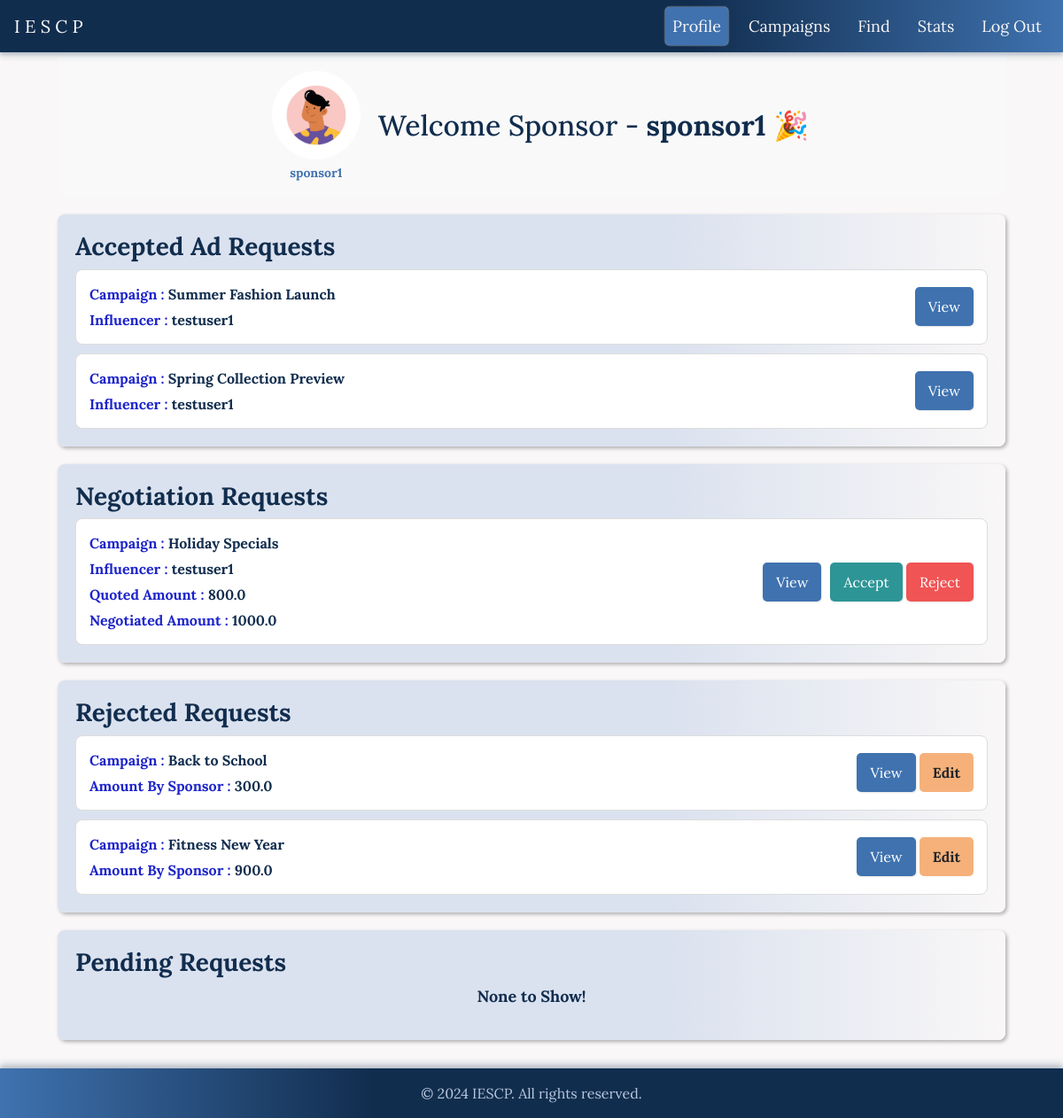
Page /sponsor/dashboard (signed in) on the committed database.
### app/models.py (models this page shows, shortened)
class User(db.Model):
    id = db.Column(db.Integer, primary_key=True)
    username = db.Column(db.String(64), unique=True, nullable=False)
    email = db.Column(db.String(120), unique=True, nullable=False)
    password_hash = db.Column(db.String(128))
    role = db.Column(db.String(64), nullable=False)
    campaigns = db.relationship('Campaign', backref='sponsor', lazy=True)
    ad_requests = db.relationship('AdRequest', backref='influencer', lazy=True)

class AdRequest(db.Model):
    id = db.Column(db.Integer, primary_key=True)
    campaign_id = db.Column(db.Integer, db.ForeignKey('campaign.id'), nullable=False)
    influencer_id = db.Column(db.Integer, db.ForeignKey('user.id'), nullable=False)
    messages = db.Column(db.Text, nullable=True)
    requirements = db.Column(db.Text, nullable=False)
    payment_amount = db.Column(db.Float, nullable=False)
    status = db.Column(db.String(10), nullable=False)

class Campaign(db.Model):
    id = db.Column(db.Integer, primary_key=True)
    name = db.Column(db.String(64), nullable=False)
    description = db.Column(db.Text, nullable=False)
    start_date = db.Column(db.DateTime, default=datetime.utcnow)
    end_date = db.Column(db.DateTime)
    budget = db.Column(db.Float, nullable=False)
    visibility = db.Column(db.String(10), nullable=False)
    goals = db.Column(db.Text, nullable=False)
    sponsor_id = db.Column(db.Integer, db.ForeignKey('user.id'), nullable=False)
    ad_requests = db.relationship('AdRequest', backref='campaign', lazy=True)

### app/routes.py (the view)
@app.route('/sponsor/dashboard')
def sponsor_dashboard():
    user_id = session.get('user_id')
    user = User.query.get(user_id)
    if not user or user.role != 'sponsor':
        return redirect(url_for('login'))
    negotiations = aliased(Negotiations)
    ad_requests = db.session.query(
        AdRequest,
        Campaign,
        User.username.label('influencer_name'),
        func.coalesce(negotiations.new_amount, 0.0).label('new_amount')
        ).join(
            Campaign,
            AdRequest.campaign_id == Campaign.id
        ).join(
            User,
            User.id == AdRequest.influencer_id
        ).outerjoin(
            negotiations,
            AdRequest.id == negotiations.ad_id
        ).filter(
            Campaign.sponsor_id == user_id
        ).all()
    pending_requests = []
    accepted_requests = []
    rejected_requests = []
    negotiated_requests = []
    others=[]
    for ad_request, campaign, influencer_name, new_amount in ad_requests:
        if ad_request.status in ['Accepted']:
            accepted_requests.append((ad_request, campaign, influencer_name, new_amount))
        elif ad_request.status in ['Pending']:
            pending_requests.append((ad_request, campaign, influencer_name, new_amount))
        elif ad_request.status in ['Completed']:
            rejected_requests.append((ad_request, campaign, influencer_name, new_amount))
        elif ad_request.status in ['Negotiated']:
            negotiated_requests.append((ad_request, campaign, influencer_name, new_amount))
        else:
            others.append((ad_request, campaign, influencer_name, new_amount))
    return render_template('sponsor_dashboard.html',
                           username=user.username,
                           accepted_requests=accepted_requests,
                           pending_requests=pending_requests,
                           rejected_requests=rejected_requests,
                           negotiated_requests=negotiated_requests,
                           influencer_name=influencer_name,
                           title='Sponsor Dashboard',
                           active_page='profile')

### app/templates/sponsor_dashboard.html (shortened to what this page needs)
{% extends "navbar_after_login.html" %}
{% block styles %}
  <link rel="stylesheet" href="{{ url_for('static', filename='/css/sponsor_dashboard.css') }}">
{% endblock %}
{% block content %}
<div class="dashboard">
    <div class="profile-section">
        <div class="avatar-container">
            <div class="avatar">
                <img src="{{ url_for('static', filename='/images/influencer.jpg') }}" alt="Profile">
            </div>
            <p class="role-tag"><a href="#" id="profile-link" data-toggle="modal" data-target="#profileModal" data-user_id="{{session['user_id']}}"><b>{{username}}</b></a></p>
        </div>
        <div class="welcome-text">
            <h2>Welcome Sponsor - <b>{{username}}</b> <span class="party-popper">🎉</span></h2>
        </div>
    </div>
    <div class="campaign-section">
        <h3>Accepted Ad Requests</h3>
        <div class="campaign-list">
            {% if accepted_requests %}
            {% for ad_request, campaign, influencer_name, new_amount in accepted_requests %}
                <div class="campaign-tab">
                    <div class="campaign-info">
                        <span><strong style="color:#1D24CA">Campaign : </strong> <b>{{ campaign.name }}</b></span>
                        <span><strong style="color:#1D24CA">Influencer : </strong> <b>{{ influencer_name }}</b></span>
                    </div>
                    <div class="campaign-actions">
                        <button class="btn btn-view" data-toggle="modal" data-target="#campaignModal"
                                data-campaign-name="{{ campaign.name }}"
                                data-sponsor-name="{{influencer_name}}"
                                data-campaign-description="{{ campaign.description }}"
                                data-campaign-requirements="{{ ad_request.requirements }}"
                                data-campaign-payment="{{ ad_request.payment_amount }}"
                                data-campaign-status="{{ ad_request.status }}"
                                data-campaign-messages="{{ ad_request.messages }}">View</button>
                    </div>
                </div>
                {% endfor %}
                {% else %}
                <p style="text-align: center; font-size: large; font-weight: bold;">None to Show!</p>
                {% endif %}
        </div>
    </div>
    <div class="request-section">
        <h3>Negotiation Requests</h3>
        <div class="request-list">
            {% if negotiated_requests %}
            {% for ad_request, campaign, sponsor_name,new_amount in negotiated_requests %}
                <div class="request-tab">
                    <div class="request-info">
                        <span><strong style="color:#1D24CA">Campaign : </strong> <b>{{ campaign.name }}</b></span>
                        <span><strong style="color:#1D24CA">Influencer : </strong> <b>{{ influencer_name }}</b></span>
                        <span><strong style="color:#1D24CA">Quoted Amount : </strong> <b>{{ ad_request.payment_amount }}</b></span>
                        <span><strong style="color:#1D24CA">Negotiated Amount : </strong> <b>{{ new_amount }}</b></span>
                    </div>
                    <div class="request-actions">
                        <button class="btn btn-view" data-toggle="modal" data-target="#adModal"
                                data-campaign-name="{{ campaign.name }}"
                                data-sponsor-name="{{sponsor_name}}"
                                data-campaign-description="{{ campaign.description }}"
                                data-campaign-requirements="{{ ad_request.requirements }}"
                                data-campaign-payment="{{ ad_request.payment_amount }}">View</button>
                        <div id="button-container-negotiation">
                          <button class="btn btn-accept" data-ad-request-id="{{ ad_request.id }}">Accept</button>
                          <button class="btn btn-reject" data-ad-request-id="{{ ad_request.id }}">Reject</button>
                        </div>
                    </div>
                </div>
                {% endfor %}
                {% else %}
                <p style="text-align: center; font-size: large; font-weight: bold;">None to Show!</p>
                {% endif %}
        </div>
    </div>
    <div class="campaign-section">
        <h3>Rejected Requests</h3>
        <div class="campaign-list">
            {% if rejected_requests %}
            {% for ad_request, campaign, sponsor_name, new_amount in rejected_requests %}
                <div class="campaign-tab">
                    <div class="campaign-info">
                        <span><strong style="color:#1D24CA">Campaign : </strong> <b>{{ campaign.name }}</b></span>
                        <span><strong style="color:#1D24CA">Amount By Sponsor : </strong> <b>{{ ad_request.payment_amount }}</b></span>
                    </div>
                    <div class="campaign-actions">
                      <div id="button-container-rejected">
                        <button class="btn btn-view" data-toggle="modal" data-target="#campaignModal"
                                data-campaign-name="{{ campaign.name }}"
                                data-sponsor-name="{{sponsor_name}}"
                                data-campaign-description="{{ campaign.description }}"
                                data-campaign-requirements="{{ ad_request.requirements }}"
                                data-campaign-payment="{{ ad_request.payment_amount }}"
                                data-campaign-status="{{ ad_request.status }}"
                                data-campaign-messages="{{ ad_request.messages }}">View</button>
                        <button class="btn btn-edit"
                                data-ad-request-id="{{ ad_request.id }}"
                                data-campaign-name="test"
                                data-influencer-id="{{ ad_request.influencer_id }}"
                                data-messages="{{ ad_request.messages }}"
                                data-requirements="{{ ad_request.requirements }}"
                                data-payment-amount="{{ ad_request.payment_amount }}">Edit
                        </button>
                        </div>
                    </div>
                </div>
            {% endfor %}
            {% else %}
            <p style="text-align: center; font-size: large; font-weight: bold;">None to Show!</p>
            {% endif %}
        </div>
    </div>
    <div class="campaign-section">
        <h3>Pending Requests</h3>
        <div class="campaign-list">
            {% if pending_requests %}
            {% for ad_request, campaign, sponsor_name,new_amount in pending_requests %}
                <div class="campaign-tab">
                    <div class="campaign-info">
                        <span><strong style="color:#1D24CA">Campaign : </strong> <b>{{ campaign.name }}</b></span>
                        <span><strong style="color:#1D24CA">Sponsor : </strong> <b>{{ sponsor_name }}</b></span>
                    </div>
                    <div class="campaign-actions">
                      <div id="button-container-pending">
                        <button class="btn btn-view" data-toggle="modal" data-target="#campaignModal"
                                data-campaign-name="{{ campaign.name }}"
                                data-sponsor-name="{{sponsor_name}}"
                                data-campaign-description="{{ campaign.description }}"
                                data-campaign-requirements="{{ ad_request.requirements }}"
                                data-campaign-payment="{{ ad_request.payment_amount }}"
                                data-campaign-status="{{ ad_request.status }}"
                                data-campaign-messages="{{ ad_request.messages }}">View
                        </button>
                        <button class="btn btn-edit"
                                        data-ad-request-id="{{ ad_request.id }}"
                                        data-campaign-name="test"
                                        data-influencer-id="{{ ad_request.influencer_id }}"
                                        data-messages="{{ ad_request.messages }}"
                                        data-requirements="{{ ad_request.requirements }}"
                                        data-payment-amount="{{ ad_request.payment_amount }}">Edit
                        </button>
                        </div>
                    </div>
                </div>
                {% endfor %}
                {% else %}
                <p style="text-align: center; font-size: large; font-weight: bold;">None to Show!</p>
                {% endif %}
        </div>
    </div>
    <br>
    <br>
</div>
{% endblock %}
{% set show_campaigns_link = (role == 'sponsor') %}

### app/static/css/styles.css (style rules this page uses)
body { display: flex; flex-direction: column; min-height: 100vh; margin: 0; background-color: #F9F7F7; color: #112D4E; font-family: Lora, serif; }
h1, h2, h3, h4, h5, h6 { color: #112D4E; }
a { color: #3F72AF; }

### app/static/css/sponsor_dashboard.css (style rules this page uses)
.dashboard { display: flex; flex-direction: column; gap: 20px; padding: 20px; }
.profile-section { display: flex; align-items: center; justify-content: center; gap: 20px; background-color: #f9f9f9; border-radius: 8px; padding-top: 20px; padding-left: 20px; }
.avatar-container { display: flex; flex-direction: column; align-items: center; }
.avatar { width: 100px; height: 100px; border-radius: 50%; overflow: hidden; }
.avatar img { width: 100%; height: 100%; object-fit: cover; }
.role-tag { font-size: 14px; color: #666; margin-top: 5px; text-align: center; }
.welcome-text h2 { margin-top: -10px; }
.campaign-section { background-image: linear-gradient(to right,#DBE2EF 65%,#F9F7F7 ); box-shadow: 2px 2px 4px rgb(0,0,0,0.3); }
.request-section { background-image: linear-gradient(to right,#DBE2EF 65%,#F9F7F7 ); box-shadow: 2px 2px 4px rgb(0,0,0,0.3); }
.campaign-list, .request-list { display: flex; flex-direction: column; gap: 10px; }
.campaign-tab, .request-tab { display: flex; justify-content: space-between; align-items: center; background-color: #fff; padding: 15px; border-radius: 8px; border: 1px solid #ddd; }
.campaign-info, .request-info { display: flex; flex-direction: column; gap: 5px; }
.campaign-actions, .request-actions { display: flex; gap: 10px; }
.campaign-actions .btn, .request-actions .btn { margin-left: auto; }
.btn { padding: 10px 15px; border: none; border-radius: 5px; cursor: pointer; }
.btn-view { background-color: #3F72AF; color: #fff; box-shadow: 1px 1px 2px rgb(0,0,0,0.1); }
.btn-accept { background-color: #2D9596; color: #fff; box-shadow: 1px 1px 2px rgb(0,0,0,0.1); }
.btn-reject { background-color: #F05454; color: #fff; box-shadow: 1px 1px 2px rgb(0,0,0,0.1); }
.party-popper { display: inline-block; animation: wave 2s infinite; transform-origin: 70% 70%; }
.btn-edit { background-color: #F6B17A; font-weight: bold; }

### rows in the picture
User: username "sponsor1"
AdRequest: name "Summer Fashion Launch", username "testuser1"
AdRequest: name "Spring Collection Preview", username "testuser1"
AdRequest: name "Holiday Specials", payment_amount "800.0", new_amount "1000.0"
User: username "testuser1"
AdRequest: name "Back to School", payment_amount "300.0"
AdRequest: name "Fitness New Year", payment_amount "900.0"
